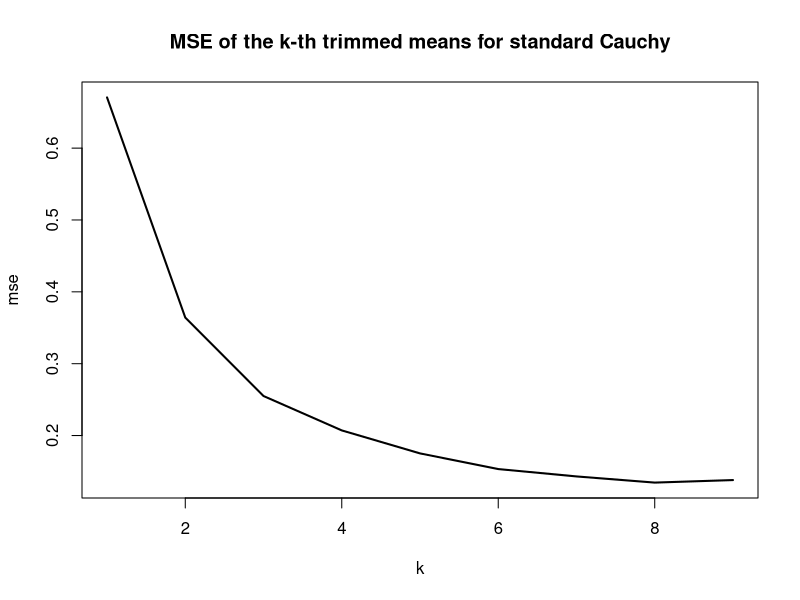
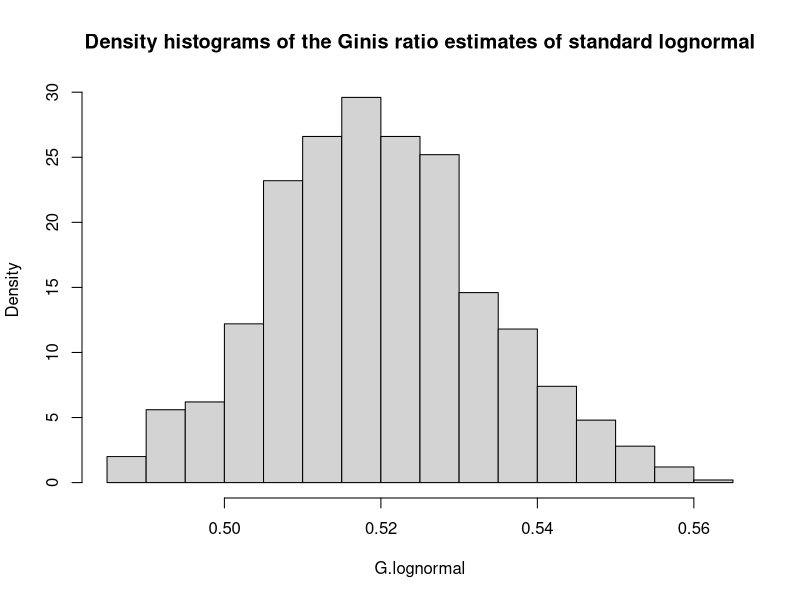
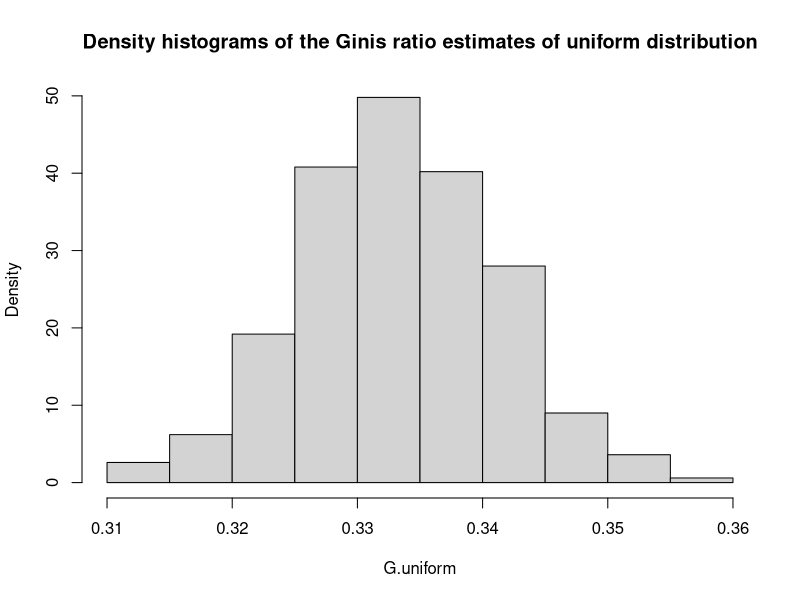
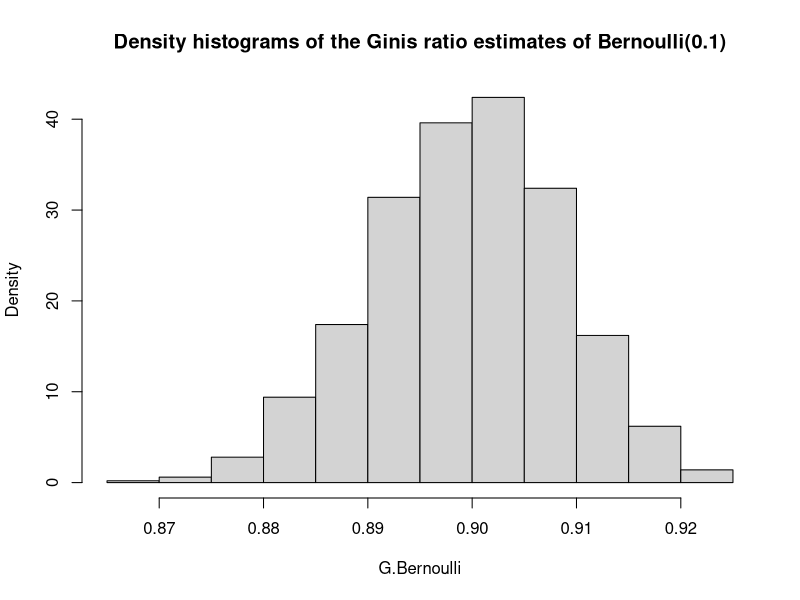

These figures' R source, in order:
## ---- chunk 1
knitr::opts_chunk$set(warning = FALSE, cache = TRUE, message = TRUE, fig.align = "center")
## ---- chunk 2
trimed.means <- function(x,k){
  x <- sort(x)
  return( sum(x[(k+1):(n-k)])/(n-2*k) )
}
## ---- chunk 3
m <- 100 # replicating times
n <- 20 # sample size
set.seed(123)
smp <- matrix(rcauchy(n*m),nrow=n)
mse <- numeric(9)
for(k in 1:9){
  tmeans <- numeric(m)
  for(j in 1:m){
    tmeans[j] <-trimed.means(smp[,j],k) 
  }
  mse[k] = mean((tmeans-mean(tmeans))^2)
}
## ---- chunk 4
k = 1:9
rbind(k,mse)
plot(k,mse,type='l',lwd=2,main='MSE of the k-th trimmed means for standard Cauchy')
## ---- chunk 5
m <- 10000 # constructing the CI for m times
n <- 1000 # sample size
set.seed(233)
miu.true = 1
smp = matrix(rlnorm(n*m,meanlog = miu.true),nrow = n)
## ---- chunk 6
smp.log = log(smp)
miu = apply(smp.log,2,mean) # average
sd = apply(smp.log,2,sd) # estimate of standard deviation
se = sd/sqrt(n) # estimate of standard error
## ---- chunk 7
z = qnorm(0.975) 
# construct an 95% CI for mu
CI.low = miu - z*se
CI.high = miu + z*se
CI = cbind(CI.low,CI.high)
## ---- chunk 8
# find the empirical confidence level
confidence_level <- sum(CI.low<miu.true & miu.true<CI.high)/m 
print(confidence_level) # 0.9515
## ---- chunk 9
m = 10000 # repeating times
n = 20 # sample size
set.seed(233)
smp = matrix(rchisq(n*m,df=2),nrow = n) # generate samples
means = apply(smp,2,mean) # calculate the average
sd = apply(smp,2,sd) # the estimate of standard deviation
se = sd/sqrt(n) # the estimate of standard error
z = qt(0.975,df=n-1) # quantile of t distribution with degree of freedom n-1
CI.low = means - z*se
CI.high =  means + z*se
CI = cbind(CI.low,CI.high)
## ---- chunk 10
coverage_prob = sum(CI.low<2 & 2<CI.high)/m
print(coverage_prob) # 0.9161
## ---- chunk 11
G <- function(x.raw){ # 计算基尼系数
  x = sort(x.raw) # turn x.raw into ordering statistics
  n = length(x)
  miu = mean(x)
  G = (1/(n^2*miu)) * sum((2*(1:n)-n-1)*x)
  return(G)
}
## ---- chunk 12
m = 1000 # repeating times
n = 1000 # sample size
set.seed(233)
smp = matrix(rlnorm(m*n),nrow=n) 
G.lognormal = apply(smp,2,G) # calculate Gini ratio
## ---- chunk 13
G.lognormal.mean = mean(G.lognormal)
G.lognormal.median = median(G.lognormal)
rbind(c('mean','median'),c(G.lognormal.mean,G.lognormal.median))
## ---- chunk 14
G.lognormal.deciles = quantile(G.lognormal, probs = seq(.1, .9, by = .1))
print(G.lognormal.deciles)
## ---- chunk 15
hist(G.lognormal, freq = F, main = "Density histograms of the Ginis ratio estimates of standard lognormal") # Create a histogram
## ---- chunk 16
set.seed(233)
smp = matrix(runif(m*n),nrow=n)
G.uniform = apply(smp,2,G)
## ---- chunk 17
G.uniform.mean = mean(G.uniform)
G.uniform.median = median(G.uniform)
rbind(c('mean','median'),c(G.uniform.mean,G.uniform.median))
## ---- chunk 18
G.uniform.deciles = quantile(G.uniform, probs = seq(.1, .9, by = .1))
print(G.uniform.deciles)
## ---- chunk 19
hist(G.uniform, freq = FALSE, main = "Density histograms of the Ginis ratio estimates of uniform distribution") # Create a histogram
## ---- chunk 20
set.seed(233)
smp = matrix(rbinom(m*n,size=1,prob=0.1),nrow=n)
G.Bernoulli = apply(smp,2,G)
## ---- chunk 21
G.Bernoulli.mean = mean(G.Bernoulli)
G.Bernoulli.median = median(G.Bernoulli)
rbind(c('mean','median'),c(G.Bernoulli.mean,G.Bernoulli.median))
## ---- chunk 22
G.Bernoulli.deciles = quantile(G.Bernoulli, probs = seq(.1, .9, by = .1))
print(G.Bernoulli.deciles)
## ---- chunk 23
hist(G.Bernoulli, freq = FALSE, main = "Density histograms of the Ginis ratio estimates of Bernoulli(0.1)") # Create a histogram
## ---- chunk 24
sigma.true = 5 # the real sigma
G.true = 2*pnorm(sigma.true/sqrt(2)) - 1 
set.seed(233)
# sampling
smp = matrix(rlnorm(m*n,meanlog=0,sdlog=sigma.true),nrow=n)
smp.log = log(smp)
# calculate the sample variance for each column
S2 = apply(smp.log,2,var) # sample variance
# construct a 95% CI for sigma
sigma.CI.low = numeric(m)
sigma.CI.high = sqrt((n-1)*S2/qchisq(.05,df=n-1))
sigma.CI = cbind(sigma.CI.low,sigma.CI.high)
## ---- chunk 25
# construct a 95% CI for G.true
G.CI.low = numeric(m)
G.CI.high = 2*pnorm(sigma.CI.high/sqrt(2))-1
G.CI = cbind(G.CI.low,G.CI.high)
## ---- chunk 26
confidence_level = sum(G.CI.low<G.true & G.true<G.CI.high)/m
print(confidence_level) #  0.951
